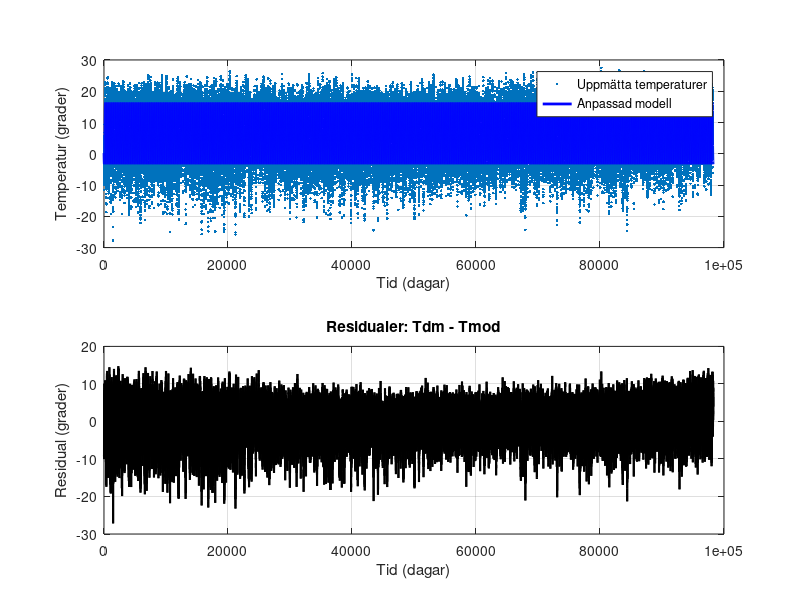

This figure's MATLAB source:
clear all

load STHLMTEMP

k = 2*pi/365;

% Number of collected data 
n = length(Tdm);
% Timevector (days
t = (1:n)';

% Konstruct matrix
A = [ones(n, 1), sin(k*t), cos(k*t), sin(2*k*t), cos(2*k*t)];

% Adjusted model with the use of Least squares (Minstakvadratmetoden)
c = A\Tdm;

% Adjusted tempreture temperaturen
T_anp = A * c;

% Differance between the mesured datapoints and the adjusted tempreture
residuals = Tdm - T_anp;
% Square the residual
least_squares_sum = sum(residuals.^2);

% Model values
c0 = c(1);
c1 = c(2);
c2 = c(3);
c3 = c(4);
c4 = c(5);

% Plot
figure;
subplot(2, 1, 1);
plot(t, Tdm, '.', 'LineWidth', 2); % Plot the model in red
hold on;
plot(t, T_anp, 'b', 'LineWidth', 2);   % Plot the data points in blue
legend ('Uppmätta temperaturer', 'Anpassad modell', 'Location', 'Best')
xlabel ('Tid (dagar)')
ylabel ('Temperatur (grader)')
grid on;

% Plot residual
subplot(2, 1, 2);
plot(t, residuals, 'k-', 'LineWidth', 1.5);
xlabel('Tid (dagar)');
ylabel('Residual (grader)');
title('Residualer: Tdm - Tmod');
grid on;


